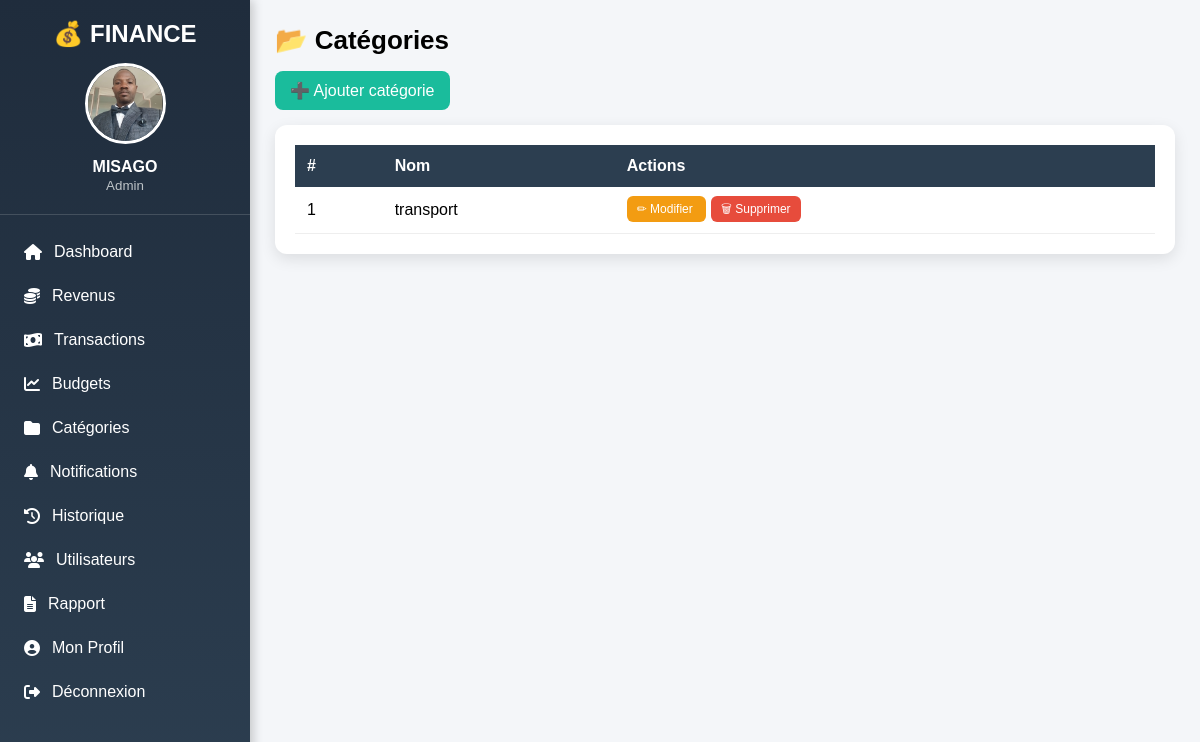
Page /finance/categories/ (signed in) on the committed database.
### accounts/models.py (models this page shows, shortened)
class User(AbstractUser):
    username = None
    nom = models.CharField(
        max_length=100,
        blank=True,
        null=True
    )
    email = models.EmailField(
        unique=True
    )
    role = models.CharField(
        max_length=20,
        default="utilisateur"
    )
    statut = models.CharField(
        max_length=20,
        default="en attente"
    )
    photo = models.ImageField(
        upload_to="profiles/",
        blank=True,
        null=True,
        default="profiles/default.png"
    )
    USERNAME_FIELD = "email"
    REQUIRED_FIELDS = []
    objects = UserManager()

### finance/models.py (models this page shows, shortened)
class Categorie(models.Model):
    user = models.ForeignKey(User, on_delete=models.CASCADE)
    nom = models.CharField(max_length=100)
    description = models.CharField(max_length=255, blank=True, null=True)
    date_creation = models.DateTimeField(auto_now_add=True)
    class Meta:
        ordering = ["nom"]
        unique_together = ("user", "nom")

### finance/views.py (the view)
# urls.py: path('categories/', views.category_list, name='category_list'),
@login_required
def category_list(request):
    categories = Categorie.objects.filter(user=request.user)
    return render(request, "finance/categories.html", {
        "categories": categories
    })

### templates/finance/categories.html (shortened to what this page needs)
{% extends "base.html" %}
{% block content %}
<div class="title">📂 Catégories</div>
<a href="{% url 'add_category' %}" class="btn-add">
    ➕ Ajouter catégorie
</a>
<div class="table-box">
<table>
<tr>
    <th>#</th>
    <th>Nom</th>
    <th>Actions</th>
</tr>
{% for categorie in categories %}
<tr>
    <td>{{ forloop.counter }}</td>
    <td>{{ categorie.nom }}</td>
    <td>
        <a href="{% url 'edit_category' categorie.id %}" class="btn btn-edit">
            ✏ Modifier
        </a>
        <a href="{% url 'delete_category' categorie.id %}" class="btn btn-delete"
           onclick="return confirm('Voulez-vous supprimer cette catégorie ?')">
            🗑 Supprimer
        </a>
    </td>
</tr>
{% empty %}
<tr>
    <td colspan="3" class="empty">
        Aucune catégorie trouvée.
    </td>
</tr>
{% endfor %}
</table>
</div>
{% endblock %}

### templates/base.html (shortened to what this page needs)
<!DOCTYPE html>
<html lang="fr">
<head>
    <link rel="stylesheet" href="https://cdnjs.cloudflare.com/ajax/libs/font-awesome/6.5.0/css/all.min.css">
</head>
<body>
<div class="sidebar">
<h2>💰 FINANCE</h2>
<div class="user-box">
{% if request.user.photo %}
    <img src="{{ request.user.photo.url }}">
{% else %}
    <img src="/media/profiles/default.png">
{% endif %}
<strong>{{ request.user.nom }}</strong>
<small>{{ request.user.role|title }}</small>
</div>
<a href="{% url 'dashboard' %}">
    <i class="fa fa-home"></i> Dashboard
</a>
<a href="{% url 'revenu_list' %}">
    <i class="fa fa-coins"></i> Revenus
</a>
<a href="{% url 'transaction_list' %}">
    <i class="fa fa-money-bill-wave"></i> Transactions
</a>
<a href="{% url 'budget_list' %}">
    <i class="fa fa-chart-line"></i> Budgets
</a>
<a href="{% url 'category_list' %}">
    <i class="fa fa-folder"></i> Catégories
</a>
<a href="{% url 'notification_list' %}">
    <i class="fa fa-bell"></i> Notifications
</a>
<a href="{% url 'historique' %}">
    <i class="fa fa-history"></i> Historique
</a>
{% if request.user.is_authenticated %}
<a href="{% url 'admin_users' %}">
    <i class="fa fa-users"></i> Utilisateurs
</a>
<a href="{% url 'send_report' %}">
    <i class="fa fa-file-alt"></i> Rapport
</a>
{% endif %}
<a href="{% url 'profile' %}">
    <i class="fa fa-user-circle"></i> Mon Profil
</a>
<a href="{% url 'logout' %}">
    <i class="fa fa-sign-out-alt"></i> Déconnexion
</a>
</div>
<div class="content">
    {% block content %}
    {% endblock %}
</div>
</body>
</html>

### templates/base.html (style rules this page uses)
body { margin:0; font-family:Arial, Helvetica, sans-serif; background:#f4f6f9; }
.sidebar { width:250px; height:100vh; background:linear-gradient(180deg,#1f2c3c,#2c3e50); position:fixed; left:0; top:0; overflow-y:auto; box-shadow:3px 0 10px rgba(0,0,0,.2); }
.sidebar h2 { color:white; text-align:center; margin-top:20px; margin-bottom:15px; }
.user-box { text-align:center; color:white; padding-bottom:20px; border-bottom:1px solid rgba(255,255,255,.15); margin-bottom:15px; }
.user-box img { width:75px; height:75px; border-radius:50%; object-fit:cover; border:3px solid white; }
.user-box strong { display:block; margin-top:10px; font-size:16px; }
.user-box small { color:#bdc3c7; }
.sidebar a { display:flex; align-items:center; gap:12px; color:white; text-decoration:none; padding:13px 20px; transition:.3s; border-left:4px solid transparent; }
.content { margin-left:250px; padding:25px; }

### templates/finance/categories.html (style rules this page uses)
.title { font-size: 26px; font-weight: bold; margin-bottom: 15px; }
.btn-add { background: #1abc9c; color: white; padding: 10px 15px; border-radius: 8px; text-decoration: none; display: inline-block; margin-bottom: 15px; }
.table-box { background: white; padding: 20px; border-radius: 12px; box-shadow: 0 5px 15px rgba(0,0,0,0.1); }
table { width: 100%; border-collapse: collapse; }
th { background: #2c3e50; color: white; padding: 12px; text-align: left; }
td { padding: 12px; border-bottom: 1px solid #eee; }
.btn { padding: 6px 10px; border-radius: 6px; text-decoration: none; color: white; font-size: 12px; margin-right: 5px; }
.btn-edit { background: #f39c12; }
.btn-delete { background: #e74c3c; }

### rows in the picture
User: user.photo (picture), user.nom "MISAGO", user.role "Admin"
Categorie: nom "transport"
